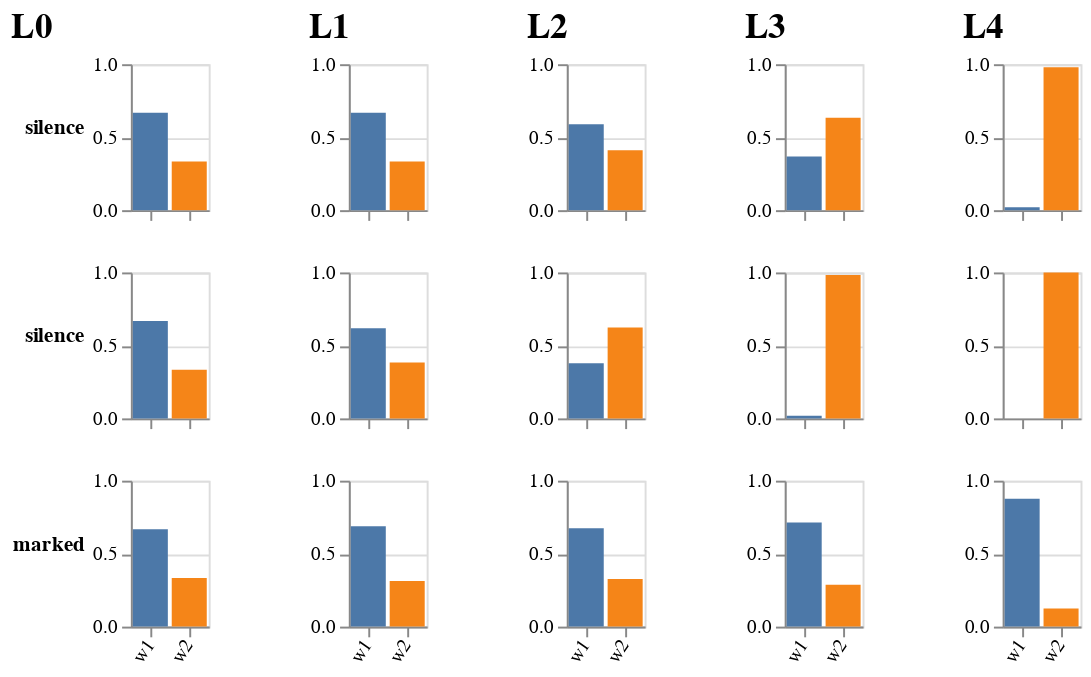

The code cell stored with this chart in its notebook:
### Code cell
writeIORef cacheRef (0, Map.empty)

mkGraph ys (t, l, m, n) = do
  barl <- enumD (fst <$> l)
  barm <- enumD (fst <$> m)
  barn <- enumD (fst <$> n)
  return $ toVegaLite
    [ center True
    , vConcat [ fromVL (mBarFromDist (ys !! 0) False barl)
              , fromVL (mBarFromDist (ys !! 0) False barm)
              , fromVL (mBarFromDist (ys !! 1) True  barn)
              ]
    , title (pack t) [TFontSize 18]
    ]
    
graphs = liftM2 (:)
  ( mkGraph ["silence", "marked", "unmarked"]
        ("L0"
        , listener infoLUM cacheRef (0, UNone, den0)
        , listener infoLUM cacheRef (0, UMarked, den0)
        , listener infoLUM cacheRef (0, UUnmarked, den0)
        )
  )
  ( traverse (mkGraph ["", "", ""])
      [ ("L1"
        , listener infoLUM cacheRef (1, UNone, den0)
        , listener infoLUM cacheRef (1, UMarked, den0)
        , listener infoLUM cacheRef (1, UUnmarked, den0)
        )
      , ("L2"
        , listener infoLUM cacheRef (2, UNone, den0)
        , listener infoLUM cacheRef (2, UMarked, den0)
        , listener infoLUM cacheRef (2, UUnmarked, den0)
        )
      , ("L3"
        , listener infoLUM cacheRef (3, UNone, den0)
        , listener infoLUM cacheRef (3, UMarked, den0)
        , listener infoLUM cacheRef (3, UUnmarked, den0)
        )
      , ("L4"
        , listener infoLUM cacheRef (4, UNone, den0)
        , listener infoLUM cacheRef (4, UMarked, den0)
        , listener infoLUM cacheRef (4, UUnmarked, den0)
        )
      ]
  )

vlShow . sidewaysDists <$> graphs

### Figure 1 — Vega-Lite specification as saved in the notebook (floating-point values rounded to 4 significant figures)
{"$schema": "https://vega.github.io/schema/vega-lite/v3.json", "hconcat": [{"$schema": "https://vega.github.io/schema/vega-lite/v3.json", "center": true, "title": {"fontSize": 18, "text": "L0"}, "vconcat": [{"$schema": "https://vega.github.io/schema/vega-lite/v3.json", "data": {"values": [{"outcome": "w1", "probability": 0.667}, {"outcome": "w2", "probability": 0.333}]}, "description": "", "encoding": {"color": {"field": "outcome", "legend": null, "type": "nominal"}, "x": {"axis": {"labelAngle": -55, "labels": false, "title": null}, "field": "outcome", "scale": {"rangeStep": 30}, "sort": null, "type": "ordinal"}, "y": {"axis": {"title": "silence", "titleAlign": "right", "titleAngle": 0}, "field": "probability", "scale": {"domain": [0, 1]}, "type": "quantitative"}}, "height": 75, "mark": "bar"}, {"$schema": "https://vega.github.io/schema/vega-lite/v3.json", "data": {"values": [{"outcome": "w1", "probability": 0.667}, {"outcome": "w2", "probability": 0.333}]}, "description": "", "encoding": {"color": {"field": "outcome", "legend": null, "type": "nominal"}, "x": {"axis": {"labelAngle": -55, "labels": false, "title": null}, "field": "outcome", "scale": {"rangeStep": 30}, "sort": null, "type": "ordinal"}, "y": {"axis": {"title": "silence", "titleAlign": "right", "titleAngle": 0}, "field": "probability", "scale": {"domain": [0, 1]}, "type": "quantitative"}}, "height": 75, "mark": "bar"}, {"$schema": "https://vega.github.io/schema/vega-lite/v3.json", "data": {"values": [{"outcome": "w1", "probability": 0.667}, {"outcome": "w2", "probability": 0.333}]}, "description": "", "encoding": {"color": {"field": "outcome", "legend": null, "type": "nominal"}, "x": {"axis": {"labelAngle": -55, "labels": true, "title": null}, "field": "outcome", "scale": {"rangeStep": 30}, "sort": null, "type": "ordinal"}, "y": {"axis": {"title": "marked", "titleAlign": "right", "titleAngle": 0}, "field": "probability", "scale": {"domain": [0, 1]}, "type": "quantitative"}}, "height": 75, "mark": "bar"}]}, {"$schema": "https://vega.github.io/schema/vega-lite/v3.json", "center": true, "title": {"fontSize": 18, "text": "L1"}, "vconcat": [{"$schema": "https://vega.github.io/schema/vega-lite/v3.json", "data": {"values": [{"outcome": "w1", "probability": 0.667}, {"outcome": "w2", "probability": 0.333}]}, "description": "", "encoding": {"color": {"field": "outcome", "legend": null, "type": "nominal"}, "x": {"axis": {"labelAngle": -55, "labels": false, "title": null}, "field": "outcome", "scale": {"rangeStep": 30}, "sort": null, "type": "ordinal"}, "y": {"axis": {"title": "", "titleAlign": "right", "titleAngle": 0}, "field": "probability", "scale": {"domain": [0, 1]}, "type": "quantitative"}}, "height": 75, "mark": "bar"}, {"$schema": "https://vega.github.io/schema/vega-lite/v3.json", "data": {"values": [{"outcome": "w1", "probability": 0.6176}, {"outcome": "w2", "probability": 0.3824}]}, "description": "", "encoding": {"color": {"field": "outcome", "legend": null, "type": "nominal"}, "x": {"axis": {"labelAngle": -55, "labels": false, "title": null}, "field": "outcome", "scale": {"rangeStep": 30}, "sort": null, "type": "ordinal"}, "y": {"axis": {"title": "", "titleAlign": "right", "titleAngle": 0}, "field": "probability", "scale": {"domain": [0, 1]}, "type": "quantitative"}}, "height": 75, "mark": "bar"}, {"$schema": "https://vega.github.io/schema/vega-lite/v3.json", "data": {"values": [{"outcome": "w1", "probability": 0.6869}, {"outcome": "w2", "probability": 0.3131}]}, "description": "", "encoding": {"color": {"field": "outcome", "legend": null, "type": "nominal"}, "x": {"axis": {"labelAngle": -55, "labels": true, "title": null}, "field": "outcome", "scale": {"rangeStep": 30}, "sort": null, "type": "ordinal"}, "y": {"axis": {"title": "", "titleAlign": "right", "titleAngle": 0}, "field": "probability", "scale": {"domain": [0, 1]}, "type": "quantitative"}}, "height": 75, "mark": "bar"}]}, {"$schema": "https://vega.github.io/schema/vega-lite/v3.json", "center": true, "title": {"fontSize": 18, "text": "L2"}, "vconcat": [{"$schema": "https://vega.github.io/schema/vega-lite/v3.json", "data": {"values": [{"outcome": "w1", "probability": 0.5889}, {"outcome": "w2", "probability": 0.4111}]}, "description": "", "encoding": {"color": {"field": "outcome", "legend": null, "type": "nominal"}, "x": {"axis": {"labelAngle": -55, "labels": false, "title": null}, "field": "outcome", "scale": {"rangeStep": 30}, "sort": null, "type": "ordinal"}, "y": {"axis": {"title": "", "titleAlign": "right", "titleAngle": 0}, "field": "probability", "scale": {"domain": [0, 1]}, "type": "quantitative"}}, "height": 75, "mark": "bar"}, {"$schema": "https://vega.github.io/schema/vega-lite/v3.json", "data": {"values": [{"outcome": "w1", "probability": 0.3771}, {"outcome": "w2", "probability": 0.6229}]}, "description": "", "encoding": {"color": {"field": "outcome", "legend": null, "type": "nominal"}, "x": {"axis": {"labelAngle": -55, "labels": false, "title": null}, "field": "outcome", "scale": {"rangeStep": 30}, "sort": null, "type": "ordinal"}, "y": {"axis": {"title": "", "titleAlign": "right", "titleAngle": 0}, "field": "probability", "scale": {"domain": [0, 1]}, "type": "quantitative"}}, "height": 75, "mark": "bar"}, {"$schema": "https://vega.github.io/schema/vega-lite/v3.json", "data": {"values": [{"outcome": "w1", "probability": 0.6732}, {"outcome": "w2", "probability": 0.3268}]}, "description": "", "encoding": {"color": {"field": "outcome", "legend": null, "type": "nominal"}, "x": {"axis": {"labelAngle": -55, "labels": true, "title": null}, "field": "outcome", "scale": {"rangeStep": 30}, "sort": null, "type": "ordinal"}, "y": {"axis": {"title": "", "titleAlign": "right", "titleAngle": 0}, "field": "probability", "scale": {"domain": [0, 1]}, "type": "quantitative"}}, "height": 75, "mark": "bar"}]}, {"$schema": "https://vega.github.io/schema/vega-lite/v3.json", "center": true, "title": {"fontSize": 18, "text": "L3"}, "vconcat": [{"$schema": "https://vega.github.io/schema/vega-lite/v3.json", "data": {"values": [{"outcome": "w1", "probability": 0.3672}, {"outcome": "w2", "probability": 0.6328}]}, "description": "", "encoding": {"color": {"field": "outcome", "legend": null, "type": "nominal"}, "x": {"axis": {"labelAngle": -55, "labels": false, "title": null}, "field": "outcome", "scale": {"rangeStep": 30}, "sort": null, "type": "ordinal"}, "y": {"axis": {"title": "", "titleAlign": "right", "titleAngle": 0}, "field": "probability", "scale": {"domain": [0, 1]}, "type": "quantitative"}}, "height": 75, "mark": "bar"}, {"$schema": "https://vega.github.io/schema/vega-lite/v3.json", "data": {"values": [{"outcome": "w1", "probability": 0.01819}, {"outcome": "w2", "probability": 0.9818}]}, "description": "", "encoding": {"color": {"field": "outcome", "legend": null, "type": "nominal"}, "x": {"axis": {"labelAngle": -55, "labels": false, "title": null}, "field": "outcome", "scale": {"rangeStep": 30}, "sort": null, "type": "ordinal"}, "y": {"axis": {"title": "", "titleAlign": "right", "titleAngle": 0}, "field": "probability", "scale": {"domain": [0, 1]}, "type": "quantitative"}}, "height": 75, "mark": "bar"}, {"$schema": "https://vega.github.io/schema/vega-lite/v3.json", "data": {"values": [{"outcome": "w1", "probability": 0.7129}, {"outcome": "w2", "probability": 0.2871}]}, "description": "", "encoding": {"color": {"field": "outcome", "legend": null, "type": "nominal"}, "x": {"axis": {"labelAngle": -55, "labels": true, "title": null}, "field": "outcome", "scale": {"rangeStep": 30}, "sort": null, "type": "ordinal"}, "y": {"axis": {"title": "", "titleAlign": "right", "titleAngle": 0}, "field": "probability", "scale": {"domain": [0, 1]}, "type": "quantitative"}}, "height": 75, "mark": "bar"}]}, {"$schema": "https://vega.github.io/schema/vega-lite/v3.json", "center": true, "title": {"fontSize": 18, "text": "L4"}, "vconcat": [{"$schema": "https://vega.github.io/schema/vega-lite/v3.json", "data": {"values": [{"outcome": "w1", "probability": 0.02053}, {"outcome": "w2", "probability": 0.9795}]}, "description": "", "encoding": {"color": {"field": "outcome", "legend": null, "type": "nominal"}, "x": {"axis": {"labelAngle": -55, "labels": false, "title": null}, "field": "outcome", "scale": {"rangeStep": 30}, "sort": null, "type": "ordinal"}, "y": {"axis": {"title": "", "titleAlign": "right", "titleAngle": 0}, "field": "probability", "scale": {"domain": [0, 1]}, "type": "quantitative"}}, "height": 75, "mark": "bar"}, {"$schema": "https://vega.github.io/schema/vega-lite/v3.json", "data": {"values": [{"outcome": "w1", "probability": 2.178e-08}, {"outcome": "w2", "probability": 1.0}]}, "description": "", "encoding": {"color": {"field": "outcome", "legend": null, "type": "nominal"}, "x": {"axis": {"labelAngle": -55, "labels": false, "title": null}, "field": "outcome", "scale": {"rangeStep": 30}, "sort": null, "type": "ordinal"}, "y": {"axis": {"title": "", "titleAlign": "right", "titleAngle": 0}, "field": "probability", "scale": {"domain": [0, 1]}, "type": "quantitative"}}, "height": 75, "mark": "bar"}, {"$schema": "https://vega.github.io/schema/vega-lite/v3.json", "data": {"values": [{"outcome": "w1", "probability": 0.8753}, {"outcome": "w2", "probability": 0.1247}]}, "description": "", "encoding": {"color": {"field": "outcome", "legend": null, "type": "nominal"}, "x": {"axis": {"labelAngle": -55, "labels": true, "title": null}, "field": "outcome", "scale": {"rangeStep": 30}, "sort": null, "type": "ordinal"}, "y": {"axis": {"title": "", "titleAlign": "right", "titleAngle": 0}, "field": "probability", "scale": {"domain": [0, 1]}, "type": "quantitative"}}, "height": 75, "mark": "bar"}]}], "resolve": {"scale": {"color": "independent"}}, "spacing": 50}
